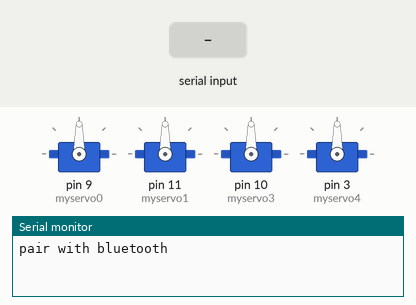
Recording of a sketch running on a simulated Arduino Uno, built with avr-gcc and run on an emulated ATmega328P. Shown: 4 × servo, the last lines printed to the serial monitor. The test bench sets the inputs (shaded band).

Above: at 1.2 s.
1.3 s: "8" received over the second serial link
At 2.2 s:
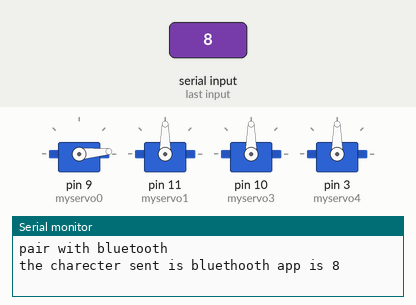
2.8 s: "E" received over the second serial link
At 3.4 s:
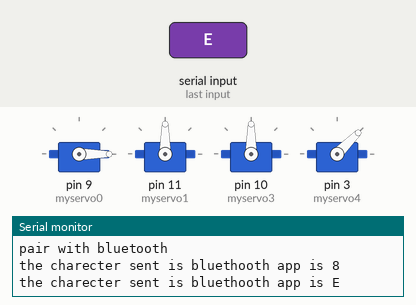
4.3 s: "C" received over the second serial link
At 5.5 s:
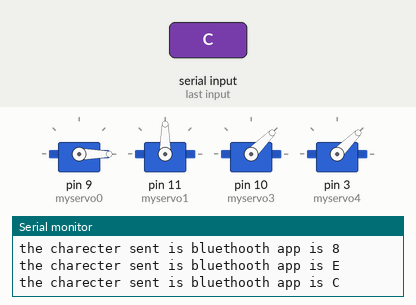
5.8 s: "D" received over the second serial link
At 6.9 s:
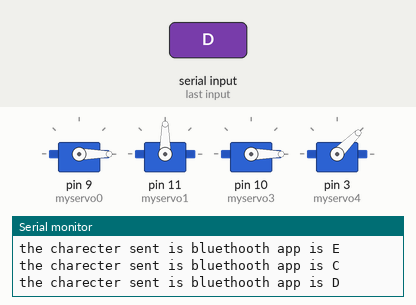
Timing chart, 0 to 8.3 s (numbered marks = the images above; inputs shaded):
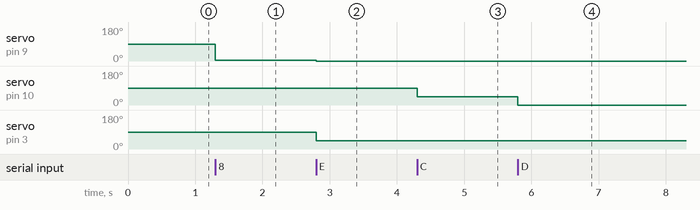

Measured:
- after the input at 1.3 s, servo on pin 9 (myservo0): 90° → 5° at once
- after the input at 2.8 s, servo on pin 9 (myservo0): 5° → 0° at once; servo on pin 3 (myservo4): 90° → 45° at once
- after the input at 4.3 s, servo on pin 10 (myservo3): 90° → 45° at once
- after the input at 5.8 s, servo on pin 10 (myservo3): 45° → 0° at once

The sketch:

sketch_may18a.ino
```cpp
#include<SoftwareSerial.h>
#include <Servo.h>
SoftwareSerial bluetooth(12,13);   //rx==13,tx=12
Servo myservo0;
Servo myservo1;
Servo myservo3;
Servo myservo4;
int pos = 0;
int pos1=0;
int pos3=0;
int pos4=0;


void setup() {
  // put your setup code here, to run once:
bluetooth.begin(9600);
myservo0.attach(9);
myservo1.attach(11);
myservo3.attach(10);
myservo4.attach(3);
Serial.begin(9600);
Serial.println("pair with bluetooth");


}

void loop() {
  // put your main code here, to run repeatedly:
if(bluetooth.available())
{
  char ch=bluetooth.read();
  Serial.println("the charecter sent is bluethooth app is " + String(ch));
  if(String(ch)=="8")
  {

     pos=pos+5;
     if (pos<180)
      myservo0.write(pos);
     else
     myservo0.write(pos-5);


    }
    else if(String(ch)=="2")
    {
      pos=pos-5;
      myservo0.write(pos);
    }
    else if(String(ch)=="E")
    {
      pos=0;
      pos1=90;
      pos4=45;

      myservo0.write(pos);
      myservo1.write(pos1);
      myservo4.write(pos4);
    }
    else if(String(ch)=="6")
    {
     pos1=pos1+5;
      myservo1.write(pos1);
    }
  else if(String(ch)=="4")
  {
    pos1=pos1-5;
      myservo1.write(pos1);
  }
  else if(String(ch)=="C")
  {

    pos3=45;
      myservo3.write(pos3);

  }
  else if(String(ch)=="D")
  {
    pos3=0;
    myservo3.write(pos3);
  }
  else if(String(ch)=="X")
    {
     pos4=pos4+10;
      myservo4.write(pos4);
    }
  else if(String(ch)=="Y")
  {
    pos4=pos4-10;
      myservo4.write(pos4);
  }

}
}
```
